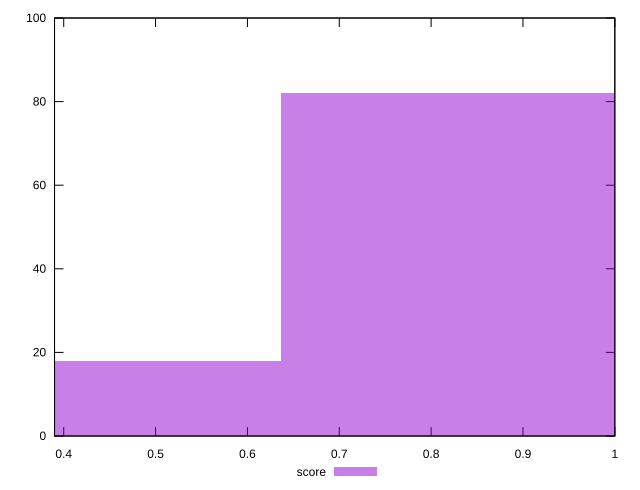

Source code (gnuplot):
reset

$score <<EOF
0.8482342498555678 82
0.4241171249277839 18
EOF

set key outside below
set boxwidth 0.4241171249277839
set xrange [0.39:1]
set yrange [0:100]
set trange [0:100]
set style fill transparent solid 0.5 noborder
set terminal svg size 640, 490 enhanced background rgb 'white'
set output "report_00013_2021-02-09T12-04-24.940Z/uses-http2/samples/pages/score/histogram.svg"

plot $score title "score" with boxes

reset
